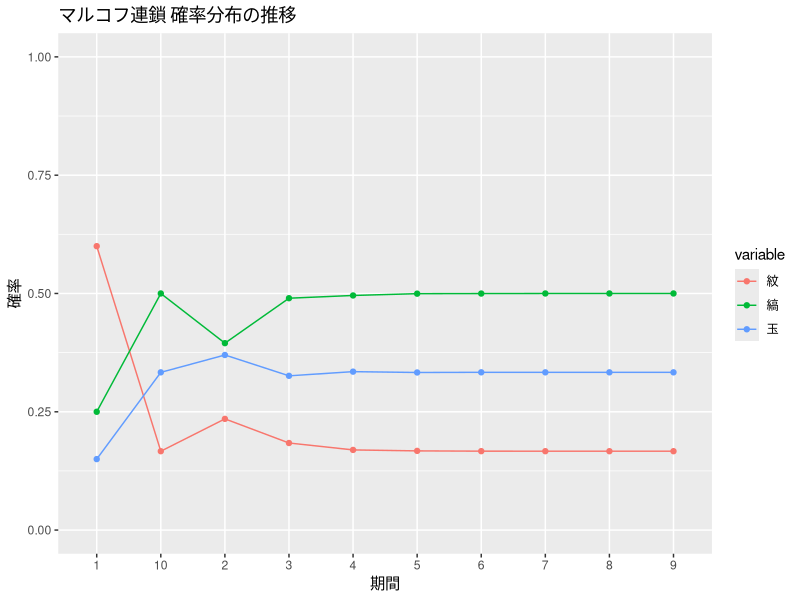
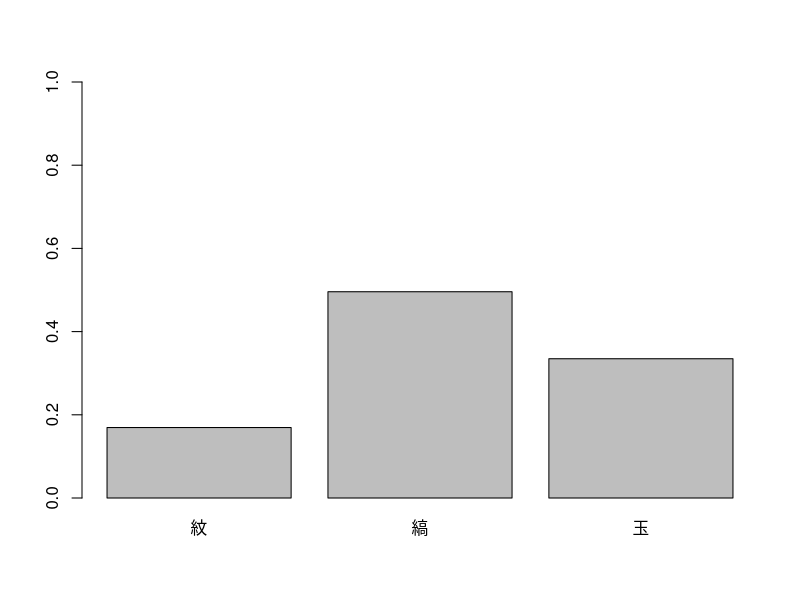
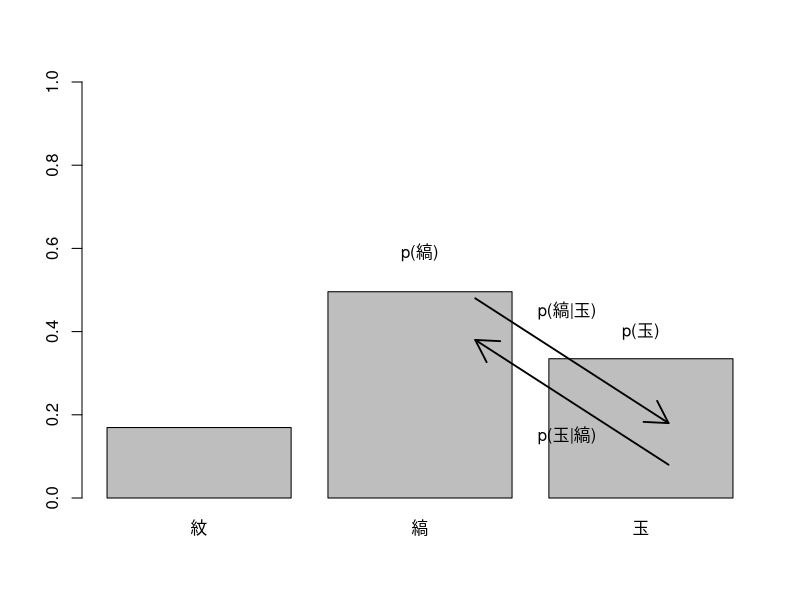
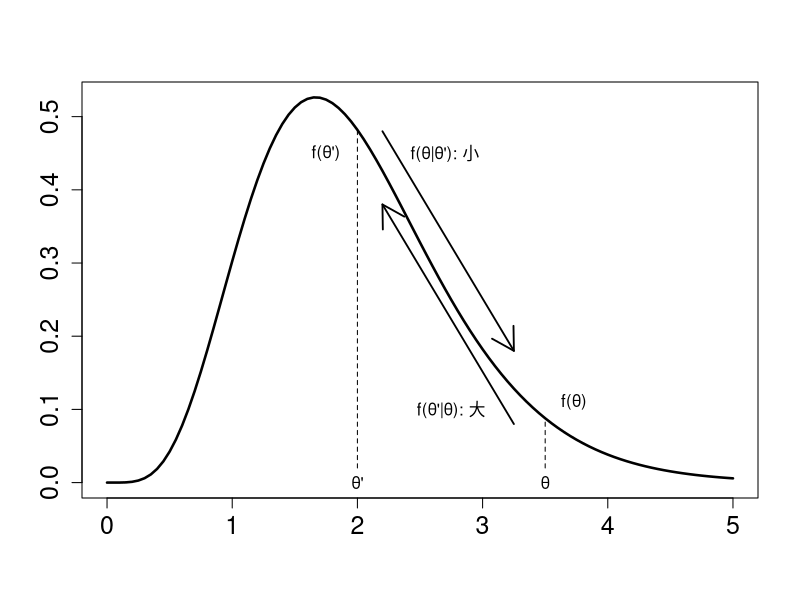
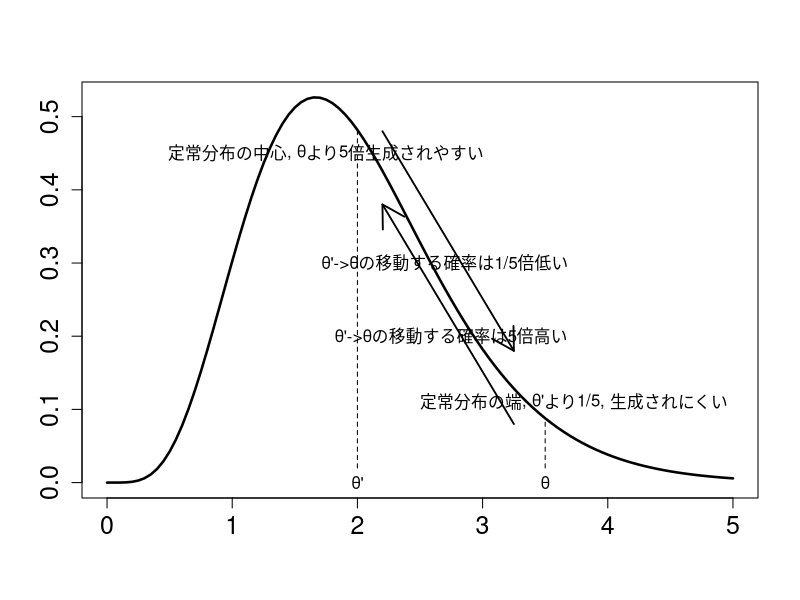
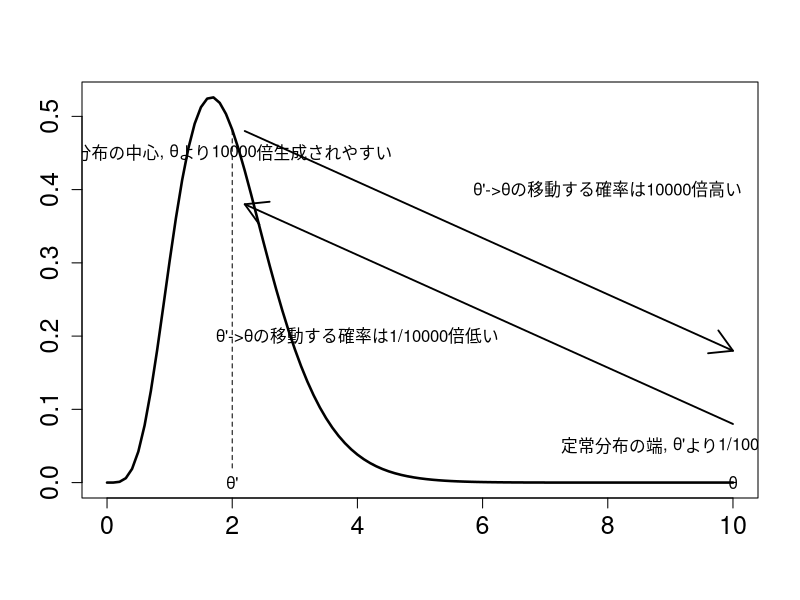
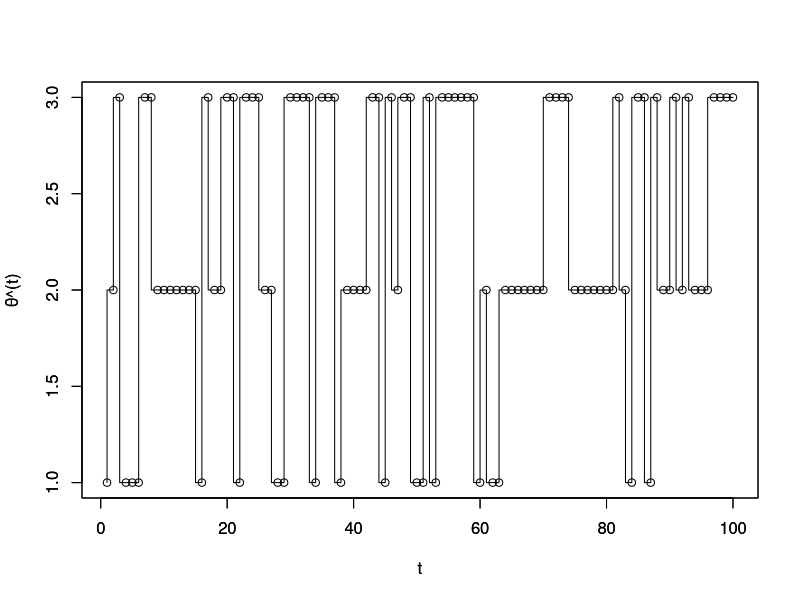
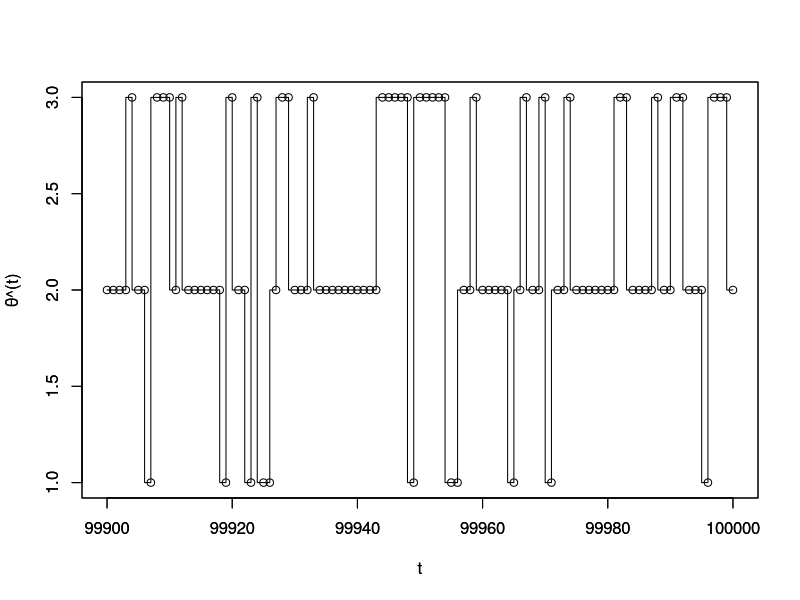

Write the R code that produced these figures, in order.
## ---- chunk 1
knitr::opts_chunk$set(echo = TRUE)
library(dplyr)
library(ggplot2)
library(reshape2)
library(mvtnorm)
## ---- chunk 2
#表4.2　遷移核
A <- matrix(c(0.3, 0.3, 0.4,
              0.1, 0.5, 0.4,
              0.2, 0.6, 0.2
              ),
            nrow = 3, ncol = 3, byrow = TRUE
            )
rownames(A) <- c("紋","縞","玉")
colnames(A) <- c("紋","縞","玉")
print(A)
## ---- chunk 3
# 期間
t <- 10

# 遷移行列
P <- matrix(0, t, 3)
# 初期状態の確率分布
p1 <- matrix(c(0.6, 0.25, 0.15), 1, 3)

# マルコフ連鎖
iter <- matrix(0, t, 1)
p <- P[1,] <- p1

for(i in 2:t){
  p <- P[i,] <- p %*% A 
}

df <- P %>% data.frame()
colnames(df) <- c("紋", "縞", "玉")
df["t"] <- df %>% row.names()

temp <- melt(df,
             id="t",
             measure=c("紋", "縞", "玉"))

# プロット
# https://qiita.com/hotoku/items/312f472f34fc5be895f3
fig1 <- temp %>% ggplot(aes(x = t, 
                    y = value,
                    color = variable,
                    group = variable)) +
  geom_point() + 
  geom_line() + 
  xlab("期間") + 
  ylab("確率") + 
  ylim(0, 1) +
  ggtitle("マルコフ連鎖 確率分布の推移")

df
fig1
## ---- chunk 4
barplot(df[length(df), 1:3] %>% as.numeric(), names.arg = colnames(df)[1:3], ylim = c(0, 1))
## ---- chunk 5
barplot(df[length(df), 1:3] %>% as.numeric(), names.arg = colnames(df)[1:3], ylim = c(0, 1))
text(1.9,0.59,"p(縞)",cex=1.0)
text(3.1,0.4,"p(玉)",cex=1.0)
add <- 0.1
arrows(3.25,0.08,2.2,0.38,lty=1,lwd=1.8)
arrows(2.2,0.38+add,3.25,0.08+add,lty=1,lwd=1.8)
text(2.70,0.15,"p(玉|縞)",cex=1.0)
text(2.70,0.45,"p(縞|玉)",cex=1.0)
## ---- chunk 6
# Generating random number with transition matrix which satisfies detailed balance condition
# 離散ネタばれ遷移核(提案分布)

set.seed(0)

p = c(1/6, 1/2, 1/3) # 目的分布 (定常分布)
A <- matrix(c(0.3, 0.3, 0.4, 0.1, 0.5, 0.4, 0.2, 0.6, 0.2), nrow = 3, ncol = 3, byrow = TRUE) # 提案分布 (遷移核)

a <- c()
accept <- 0

# 初期値設定
a_0 <- sample(x = c(1, 2, 3), # 1: 紋, 2: 縞, 3: 玉
             size = 1,
             replace = TRUE,
             prob = c(1/3, 1/3, 1/3) # 初期値は適当でいいよね?
             )

a <- a %>% append(a_0)

for (i in 1:10000) {
  # 1期前の値を基に提案分布P( |t-1)を特定し, 提案分布から乱数発生
  if (a[length(a)] == 1) {
    a_t <- sample(x = c(1, 2, 3), # 1: 紋, 2: 縞, 3: 玉
                  size = 1,
                  replace = TRUE,
                  prob = A[1, ]  # P( |紋) # 完璧な提案分布
                  )
  } else if (a[length(a)] == 2) {
    a_t <- sample(x = c(1, 2, 3), # 1: 紋, 2: 縞, 3: 玉
                  size = 1,
                  replace = TRUE,
                  prob = A[2, ]  # P( |縞) # 完璧な提案分布
                  )
  } else {
    a_t <- sample(x = c(1, 2, 3), # 1: 紋, 2: 縞, 3: 玉
                  size = 1,
                  replace = TRUE,
                  prob = A[3, ]  # P( |玉) # 完璧な提案分布
                  )
  }
  # 詳細つり合い条件の判定(満たしていなかったらrejectするか, もったいないなら確率補正して採用)
  if (near(A[a[length(a)], a_t] * p[a[length(a)]], A[a_t, a[length(a)]] * p[a_t], tol=0.01)) { 
    # 詳細つり合い条件満たすかどうか(満たしている遷移核使ってるから満たすに決まってる)
    a <- a %>% append(a_t)
    accept <- accept + 1
  } else {
    # 仮に満たしていないのであれば確率補正する
    print("確率補正する. ")
  }
}

acceptance_rate = accept / 10000
acceptance_rate

# simulated stationary distribution
# 完璧な提案分布に従う乱数を発生させたら, 目的分布に従う乱数となる. p(|)もp()も一緒だしな. 
p_sim <- c((a==1) %>% mean(), (a==2) %>% mean(), (a==3) %>% mean())
p_sim

# true stational distribution
p
## ---- chunk 7
curve(dgamma(x, 6, 3),0,5,ylab='',xlab='',cex.axis=1.5,cex.lab=2.0,lwd=2.5)
segments(2,0.02,2,dgamma(2, 6, 3),lty=2)
segments(3.5,0.02,3.5,dgamma(3.5, 6, 3),lty=2)
text(1.75,0.45,"f(θ')",cex=1.0)
text(3.73,0.11,"f(θ)",cex=1.0)
add<-0.1
arrows(3.25,0.08,2.2,0.38,lty=1,lwd=1.8)
arrows(2.2,0.38+add,3.25,0.08+add,lty=1,lwd=1.8)
text(2.75,0.10,"f(θ'|θ): 大",cex=1.0)
text(2.70,0.45,"f(θ|θ'): 小",cex=1.0)
text(2.0,0,"θ'",cex=1.0)
text(3.5,0,"θ",cex=1.0)
## ---- chunk 8
curve(dgamma(x, 6, 3),0,5,ylab='',xlab='',cex.axis=1.5,cex.lab=2.0,lwd=2.5)
segments(2,0.02,2,dgamma(2, 6, 3),lty=2)
segments(3.5,0.02,3.5,dgamma(3.5, 6, 3),lty=2)
text(1.75,0.45,"定常分布の中心, θより5倍生成されやすい",cex=1.0)
text(3.73,0.11,"定常分布の端, θ'より1/5, 生成されにくい",cex=1.0)
add<-0.1
arrows(3.25,0.08,2.2,0.38,lty=1,lwd=1.8)
arrows(2.2,0.38+add,3.25,0.08+add,lty=1,lwd=1.8)
text(2.75,0.2,"θ'->θの移動する確率は5倍高い",cex=1.0)
text(2.70,0.3,"θ'->θの移動する確率は1/5倍低い",cex=1.0)
text(2.0,0,"θ'",cex=1.0)
text(3.5,0,"θ",cex=1.0)
## ---- chunk 9
curve(dgamma(x, 6, 3),0,10,ylab='',xlab='',cex.axis=1.5,cex.lab=2.0,lwd=2.5)
segments(2,0.02,2,dgamma(2, 6, 3),lty=2)
text(1.75,0.45,"定常分布の中心, θより10000倍生成されやすい",cex=1.0)
text(10,0.05,"定常分布の端, θ'より1/10000, 生成されにくい",cex=1.0)
add<-0.1
arrows(10,0.08,2.2,0.38,lty=1,lwd=1.8)
arrows(2.2,0.38+add,10,0.08+add,lty=1,lwd=1.8)
text(8,0.4,"θ'->θの移動する確率は10000倍高い",cex=1.0)
text(4,0.2,"θ'->θの移動する確率は1/10000倍低い",cex=1.0)
text(2.0,0,"θ'",cex=1.0)
text(10,0,"θ",cex=1.0)
## ---- chunk 10
# Generating random number with transition matrix which satisfies detailed balance condition
# 離散 MH

set.seed(0)

p = c(1/6, 1/2, 1/3) # 目的分布 (定常分布)
# A <- matrix(c(0.3, 0.3, 0.4, 0.1, 0.5, 0.4, 0.2, 0.6, 0.2), nrow = 3, ncol = 3, byrow = TRUE) # 提案分布 (遷移核)

Nsim <- 100000
theta <- numeric(Nsim) # 離散だからthetaというよりxの値だけど. 
accept <- 0

# 提案分布: 簡単な一様分布 (ちなみに詳細つり合い条件は満たしていない)
A <- matrix(c(1/3, 1/3, 1/3, 1/3, 1/3, 1/3, 1/3, 1/3, 1/3), nrow = 3, ncol = 3, byrow = TRUE)

start_time <- Sys.time()

# 初期値設定
a_0 <- sample(x = c(1, 2, 3), # 1: 紋, 2: 縞, 3: 玉
             size = 1,
             replace = TRUE,
             prob = c(1/3, 1/3, 1/3) # 初期値は適当でいいよね?一様分布ではあるけど. 
             )

theta[1] <- a_0

for (t in 2:Nsim) {
  # cat("t = ")
  # print(t)
  # 1期前の値を基に提案分布P( |t-1)を特定し, 提案分布から乱数発生
  if (theta[t-1] == 1) {
    a_t <- sample(x = c(1, 2, 3), # 1: 紋, 2: 縞, 3: 玉
                  size = 1,
                  replace = TRUE,
                  prob = A[1, ]  # P( |紋) # 条件付提案分布: 一様分布
                  )
  } else if (theta[t-1] == 2) {
    a_t <- sample(x = c(1, 2, 3), # 1: 紋, 2: 縞, 3: 玉
                  size = 1,
                  replace = TRUE,
                  prob = A[2, ]  # P( |縞) # 条件付提案分布: 一様分布
                  )
  } else {
    a_t <- sample(x = c(1, 2, 3), # 1: 紋, 2: 縞, 3: 玉
                  size = 1,
                  replace = TRUE,
                  prob = A[3, ]  # P( |玉) # 条件付提案分布: 一様分布
                  )
  }
  # 提案分布の不等号判定
  if ( (A[a_t, theta[t-1]] * p[theta[t-1]]) > (A[theta[t-1], a_t] * p[a_t]) ) { 
    # 不等号 > のとき r で確率補正
    r <- (A[theta[t-1], a_t] * p[a_t]) / (A[a_t, theta[t-1]] * p[theta[t-1]])
    # cat("r = ")
    # print(r)
    if (runif(1) < r) {
      # rの確率でaを受容
      # cat("a_t = ")
      # print(a_t)
      # cat("を確率 r で受容")
      # print("")
      theta[t] <- a_t
      accept <- accept + 1
    } else {
      # 1-rの確率でaを破棄
      # cat("a_t = ")
      # print(a_t)
      # cat("を確率 1-r で棄却")
      # print("")
      theta[t] <- theta[t-1]
    }
  } else {
    # 不等号 < のとき r'=1 で確率補正
    # print("r' = 1")
    # cat("a_t = ")
    # print(a_t)
    # cat("を受容")
    # print("")
    theta[t] <- a_t
    accept <- accept + 1
  }
}

acceptance_rate <- accept / Nsim
print("acceptance rate")
acceptance_rate

end_time <- Sys.time()
print("Run Time")
end_time - start_time

# simulated stationary distribution
# 完璧な提案分布に従う乱数を発生させたら, 目的分布に従う乱数となる. p(|)もp()も一緒だしな. 
p_sim <- c((theta==1) %>% mean(), (theta==2) %>% mean(), (theta==3) %>% mean())
p_sim

# true stational distribution
p

# trace plot
trplot_len <- 100

df <- data.frame(theta)
df["t"] <- df %>% rownames()
plot(df[1:trplot_len, ]$t, df[1:trplot_len, ]$theta, xlab = "t", ylab = "θ^(t)")
par(new=T)
plot(df[1:trplot_len, ]$t, df[1:trplot_len, ]$theta, xlab = "t", ylab = "θ^(t)", type = "S")

plot(df[(nrow(df)-trplot_len):nrow(df), ]$t, df[(nrow(df)-trplot_len):nrow(df), ]$theta, xlab = "t", ylab = "θ^(t)")
par(new=T)
plot(df[(nrow(df)-trplot_len):nrow(df), ]$t, df[(nrow(df)-trplot_len):nrow(df), ]$theta, xlab = "t", ylab = "θ^(t)", type = "S")


# plot distribution
barplot(rbind(p_sim, p), beside = TRUE, names.arg = c("紋", "縞", "玉"), ylim = c(0, 1), legend = TRUE)
## ---- chunk 11
# Generating random number with transition matrix which satisfies detailed balance condition
# 離散 MH
set.seed(0)

p = c(1/6, 1/2, 1/3) # 目的分布 (定常分布)
# A <- matrix(c(0.3, 0.3, 0.4, 0.1, 0.5, 0.4, 0.2, 0.6, 0.2), nrow = 3, ncol = 3, byrow = TRUE) # 提案分布 (遷移核)

Nsim <- 100000
theta <- numeric(Nsim)
accept <- 0

# 提案分布: 簡単な一様分布 (ちなみに詳細つり合い条件は満たしていない)
A <- matrix(c(1/3, 1/3, 1/3, 1/3, 1/3, 1/3, 1/3, 1/3, 1/3), nrow = 3, ncol = 3, byrow = TRUE)

start_time <- Sys.time()

# 初期値設定
a_0 <- sample(x = c(1, 2, 3), # 1: 紋, 2: 縞, 3: 玉
             size = 1,
             replace = TRUE,
             prob = c(1/3, 1/3, 1/3) # 初期値は適当でいいよね?一様分布ではあるけど. 
             )

theta[1] <- a_0

for (t in 2:Nsim) {
  # cat("t = ")
  # print(t)
  # 1期前の値を基に提案分布P( |t-1)を特定し, 提案分布から乱数発生
  if (theta[t-1] == 1) {
    a_t <- sample(x = c(1, 2, 3), # 1: 紋, 2: 縞, 3: 玉
                  size = 1,
                  replace = TRUE,
                  prob = A[1, ]  # P( |紋) # 条件付提案分布: 一様分布
                  )
  } else if (theta[t-1] == 2) {
    a_t <- sample(x = c(1, 2, 3), # 1: 紋, 2: 縞, 3: 玉
                  size = 1,
                  replace = TRUE,
                  prob = A[2, ]  # P( |縞) # 条件付提案分布: 一様分布
                  )
  } else {
    a_t <- sample(x = c(1, 2, 3), # 1: 紋, 2: 縞, 3: 玉
                  size = 1,
                  replace = TRUE,
                  prob = A[3, ]  # P( |玉) # 条件付提案分布: 一様分布
                  )
  }
  # 補正確率 r の計算
  r <- (A[theta[t-1], a_t] * p[a_t]) / (A[a_t, theta[t-1]] * p[theta[t-1]])
  if (runif(1) < r) { 
    # 本当はmin(1, r)だけど, 1 > rのとき (runif(1) < r) == TRUEだから
    # わざわざr'の部分は書かなくてもいい(理論上は補正確率が1以上でおかしいけど)
     theta[t] <- a_t
     accept <- accept + 1
  } else {
     theta[t] <- theta[t-1]
  }
}

acceptance_rate <- accept / Nsim
print("acceptance rate")
acceptance_rate

end_time <- Sys.time()
print("Run Time")
# 簡略化アルゴリズムが遅いのは, 不等号<のときでも無駄にr(>1)を計算しているからかも?
# rを変数定義しなければ早いかも(--> それでも遅い)
print(end_time - start_time)

# simulated stationary distribution
# 完璧な提案分布に従う乱数を発生させたら, 目的分布に従う乱数となる. p(|)もp()も一緒だしな. 
p_sim <- c((theta==1) %>% mean(), (theta==2) %>% mean(), (theta==3) %>% mean())
p_sim

# true stational distribution
p

# trace plot
trplot_len <- 100

df <- data.frame(theta)
df["t"] <- df %>% rownames()
plot(df[1:trplot_len, ]$t, df[1:trplot_len, ]$theta, xlab = "t", ylab = "θ^(t)")
par(new=T)
plot(df[1:trplot_len, ]$t, df[1:trplot_len, ]$theta, xlab = "t", ylab = "θ^(t)", type = "S")

plot(df[(nrow(df)-trplot_len):nrow(df), ]$t, df[(nrow(df)-trplot_len):nrow(df), ]$theta, xlab = "t", ylab = "θ^(t)")
par(new=T)
plot(df[(nrow(df)-trplot_len):nrow(df), ]$t, df[(nrow(df)-trplot_len):nrow(df), ]$theta, xlab = "t", ylab = "θ^(t)", type = "S")


# plot distribution
barplot(rbind(p_sim, p), beside = TRUE, names.arg = c("紋", "縞", "玉"), ylim = c(0, 1), legend = TRUE)
## ---- chunk 12
qme <- 1.0         #提案分布の期待値
qsd <- sqrt(0.5)   #提案分布のＳＤ
Nsi <- 10^5        #サンプルサイズ
Bin <- 10^3        #バーンイン期間

imh <- function(qme, qsd, Nsi, Bin) {
  set.seed(1)
  theta <- numeric(Nsi) # 採用した乱数のベクトル
  theta[1] <- rnorm(1, mean=qme, sd=qsd) # 初期値(もちろん提案分布からサンプリング)
  co <- 0 # カウント
  
  start_time <- Sys.time()
  for (t in 2:Nsi){
      a <- rnorm(1, mean=qme, sd=qsd) # 乱数候補の生成
      r <- ((dnorm(theta[t-1], mean=qme, sd=qsd)*dgamma(a,shape=11,rate=13)) / 
            (dnorm(a, mean=qme, sd=qsd)*dgamma(theta[t-1],shape=11,rate=13))) # 補正確率
      if (runif(1) < r) { 
         theta[t] <- a
         co <- co + 1
      } else {
         theta[t] <- theta[t-1]
      }
  }
  end_time <- Sys.time()
  print("Run Time")
  end_time - start_time

  # MCMC結果
  cat("採択率")
  print(co/Nsi)
  cat("モンテカルロ積分\n")
  cat("Mean")
  round(mean(theta[(Bin+1):Nsi]), 3) %>% print() # バーンイン期間切り捨て
  cat("Var")
  round(var( theta[(Bin+1):Nsi]), 3) %>% print()
  cat("SD")
  round(sd(  theta[(Bin+1):Nsi]), 3) %>% print()
  
  # トレースプロット
  df <- data.frame(theta)
  df["t"] <- df %>% rownames()
  trplot_len <- 2000
  
  plot(df[1:trplot_len, ]$t, df[1:trplot_len, ]$theta,
       type="l",ylim=c(0, 3),ylab='θ^(t)',xlab='t',lwd=0.5,
       main="乱数θ^(t)のトレースプロット",sub="バーンイン期間1000")
  plot(df[(nrow(df)-trplot_len):nrow(df), ]$t, df[(nrow(df)-trplot_len):nrow(df), ]$theta,
       type="l",ylab='θ^(t)',xlab='t',lwd=0.5,ylim=c(0, 3),
       main="乱数θ^(t)のトレースプロット",sub="バーンイン期間1000")
  # par(mfrow=c(1,2))
  # plot(theta,type="l",ylab='θ^(t)',xlab='t',lwd=0.5,main="乱数θ^(t)のトレースプロット",sub="バーンイン期間1000")
  
  
  # 目的分布とサンプリング結果のプロット
  hist(theta, breaks =50, xlab='', xlim=c(0,2.5), ylim=c(0,2.0), freq=F, 
       main="事後分布(青線)とサンプリング結果(ヒストグラム)")
  par(new=T)
  curve(dgamma(x,shape=11,rate=13),0,2.5,ylab='',xlab='θ, θ^(t)',xlim=c(0,2.5),ylim=c(0,2.0),lwd=2.0,col="blue")
}

# 解析解
cat("解析解\n")
cat("Mean")
round(11/13, 3) %>% print()
cat("Var")
round(11/13^2, 3) %>% print()
cat("SD")
round(sqrt(11/13^2), 3) %>% print()

imh(qme, qsd, Nsi, Bin)
## ---- chunk 13
curve(dgamma(x,11,13),-1,4,ylab='density',xlab='θ, θ^(t)',lwd=2.0,add=F, main="事後分布と提案分布", col="blue")
curve(dnorm(x,1.0,sqrt(0.5)),-1,4,ylab='',xlab='',lwd=2.0,add=T)
text(0.25,1.5,'G(11,13)',col="blue")
text(0,0.4,'N(1,0.5)')
## ---- chunk 14
curve(dgamma(x,11,13),-1,4,ylab='density',xlab='θ, θ^(t)',lwd=2.0,add=F, main="事後分布といろいろな提案分布", col="blue")
curve(dnorm(x,1.0,sqrt(0.5)),-1,4,ylab='',xlab='',lwd=2.0,add=T)
curve(dnorm(x,3.0,sqrt(0.5)),-1,4,ylab='',xlab='',lwd=1.5,lty=2,add=T)
curve(dnorm(x,1.0,sqrt(10)),-1,4,ylab='',xlab='',lwd=1.5,lty=2,add=T)
curve(dnorm(x,2.0,sqrt(0.01)),-1,4,ylab='',xlab='',lwd=1.5,lty=2,add=T)
text(0.25,1.5,'G(11,13)',col="blue")
text(0,0.4,'N(1,0.5)')
text(3,0.65,'N(3,0.5)')
text(3,0.2,'N(1,10)')
text(2.5,1.0,'N(2,0.01)')
## ---- chunk 15
# 提案分布N(1, 10)
print("proposal: N(1, 10)")
qme <- 1.0         #提案分布の期待値
qsd <- sqrt(10)   #提案分布のＳＤ
Nsi <- 10^5        #サンプルサイズ
Bin <- 10^3        #バーンイン期間
imh(qme, qsd, Nsi, Bin)

# 提案分布N(3, 0.5)
print("proposal: N(3, 0.5)")
qme <- 3.0        #提案分布の期待値
qsd <- sqrt(0.5)   #提案分布のＳＤ
Nsi <- 10^5        #サンプルサイズ
Bin <- 10^3        #バーンイン期間
imh(qme, qsd, Nsi, Bin)

# 提案分布N(2, 0.01)
print("proposal: N(2, 0.01)")
qme <- 2.0         #提案分布の期待値
qsd <- sqrt(0.01)   #提案分布のＳＤ
Nsi <- 10^5        #サンプルサイズ
Bin <- 10^3        #バーンイン期間
imh(qme, qsd, Nsi, Bin)
## ---- chunk 16
qsd <- sqrt(0.1)   #提案分布のＳＤ
Nsi <- 10^5+100    #サンプルサイズ
Bin <- 10^2        #バーンイン期間

rwmh <- function(qme, qsd, Nsi, Bin) {
  set.seed(1)
  theta <- numeric(Nsi) # 採用した乱数のベクトル
  theta[1] <- 3 # 初期値: でたらめでオッケー
  co <- 0 # カウント
  
  start_time <- Sys.time()
  for (t in 2:Nsi){
      a <- rnorm(1, mean=theta[t-1], sd=qsd) # 乱数候補をランダムウォークで生成
      r <- (dgamma(a,shape=11,rate=13) / 
            dgamma(theta[t-1],shape=11,rate=13)) # 補正確率: 提案分布は消える
      if (runif(1) < r) { 
         theta[t] <- a
         co <- co + 1
      } else {
         theta[t] <- theta[t-1]
      }
  }
  end_time <- Sys.time()
  print("Run Time")
  end_time - start_time

  # MCMC結果
  cat("採択率")
  print(co/Nsi)
  cat("モンテカルロ積分\n")
  cat("Mean")
  round(mean(theta[(Bin+1):Nsi]), 3) %>% print() # バーンイン期間切り捨て
  cat("Var")
  round(var( theta[(Bin+1):Nsi]), 3) %>% print()
  cat("SD")
  round(sd(  theta[(Bin+1):Nsi]), 3) %>% print()
  
  # トレースプロット
  df <- data.frame(theta)
  df["t"] <- df %>% rownames()
  trplot_len <- 2000
  
  plot(df[1:trplot_len, ]$t, df[1:trplot_len, ]$theta,
       type="l",ylim=c(0, 3),ylab='θ^(t)',xlab='t',lwd=0.5,
       main="乱数θ^(t)のトレースプロット",sub="バーンイン期間100")
  plot(df[(nrow(df)-trplot_len):nrow(df), ]$t, df[(nrow(df)-trplot_len):nrow(df), ]$theta,
       type="l",ylab='θ^(t)',xlab='t',lwd=0.5,ylim=c(0, 3),
       main="乱数θ^(t)のトレースプロット",sub="バーンイン期間100")
  # par(mfrow=c(1,3))
  plot(df[1:100, ]$t, df[1:100, ]$theta,
       type="l",ylim=c(0, 3),ylab='θ^(t)',xlab='t',lwd=0.5,
       main="乱数θ^(t)のトレースプロット",sub="バーンイン期間100")
  # plot(theta,type="l",ylab='θ^(t)',xlab='t',lwd=0.5,main="乱数θ^(t)のトレースプロット",sub="バーンイン期間1000")
  
  
  # 目的分布とサンプリング結果のプロット
  hist(theta, breaks =50, xlab='', xlim=c(0,2.5), ylim=c(0,2.0), freq=F, 
       main="事後分布(青線)とサンプリング結果(ヒストグラム)")
  par(new=T)
  curve(dgamma(x,shape=11,rate=13),0,2.5,ylab='',xlab='θ, θ^(t)',xlim=c(0,2.5),ylim=c(0,2.0),lwd=2.0,col="blue")
}

# 解析解
cat("解析解\n")
cat("Mean")
round(11/13, 3) %>% print()
cat("Var")
round(11/13^2, 3) %>% print()
cat("SD")
round(sqrt(11/13^2), 3) %>% print()

rwmh(qme, qsd, Nsi, Bin)
## ---- chunk 17
# delta_e = 100000
qsd <- sqrt(100000)   #提案分布のＳＤ
Nsi <- 10^5+100    #サンプルサイズ
Bin <- 10^2        #バーンイン期間
rwmh(qme, qsd, Nsi, Bin)

# delta_e = 0.00001
qsd <- sqrt(0.00001)   #提案分布のＳＤ
Nsi <- 10^5+100    #サンプルサイズ
Bin <- 10^2        #バーンイン期間
rwmh(qme, qsd, Nsi, Bin)
## ---- chunk 18

